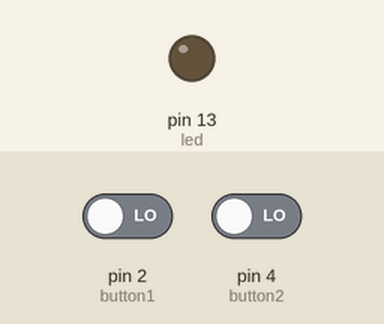
Simulated run of this sketch. Board: Arduino Uno, built with avr-gcc and run on an emulated ATmega328P. Parts: output pins drawn as LEDs (lit = HIGH). Inputs (shaded band) come from the test bench; at power-on: pin 2 (button1) LOW, pin 4 (button2) LOW.

Above: at 1.2 s.
1.3 s: pin 2 (button1) driven HIGH and pin 4 (button2) driven HIGH
At 2.5 s:
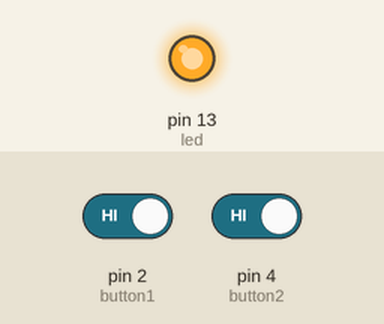
2.8 s: pin 2 (button1) driven LOW
At 3.7 s:
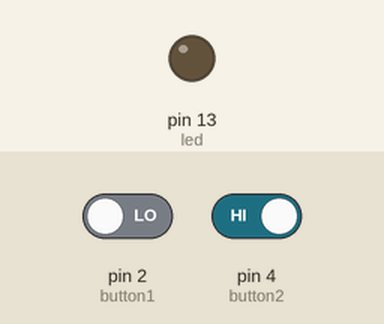
4.3 s: pin 2 (button1) driven HIGH
At 4.8 s:
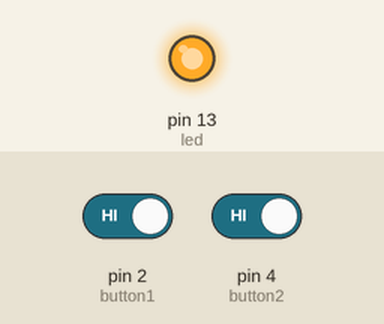
Timing chart, 0 to 7.3 s (numbered marks = the images above; inputs shaded):
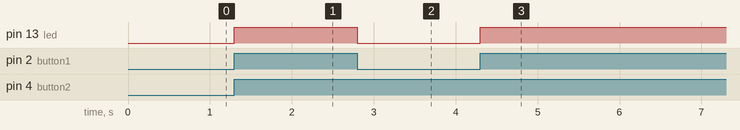

The sketch:

button_2_button_1_led_noif.ino
```cpp
int led = 13;
int button1 = 2;
int button2 = 4;
int buttonState1, buttonState2;
void setup() {
  pinMode(led,OUTPUT);
  pinMode(buttonState1,INPUT);
  pinMode(buttonState2,INPUT);
}

void loop() {
  buttonState1 = digitalRead(button1);
  buttonState2 = digitalRead(button2);
  int finalVal = buttonState1&&buttonState2;
  digitalWrite(led,finalVal);
}
```

Measured:
- after the input at 1.3 s, pin 13 (led): LOW → HIGH at once
- after the input at 2.8 s, pin 13 (led): HIGH → LOW at once
- after the input at 4.3 s, pin 13 (led): LOW → HIGH at once
